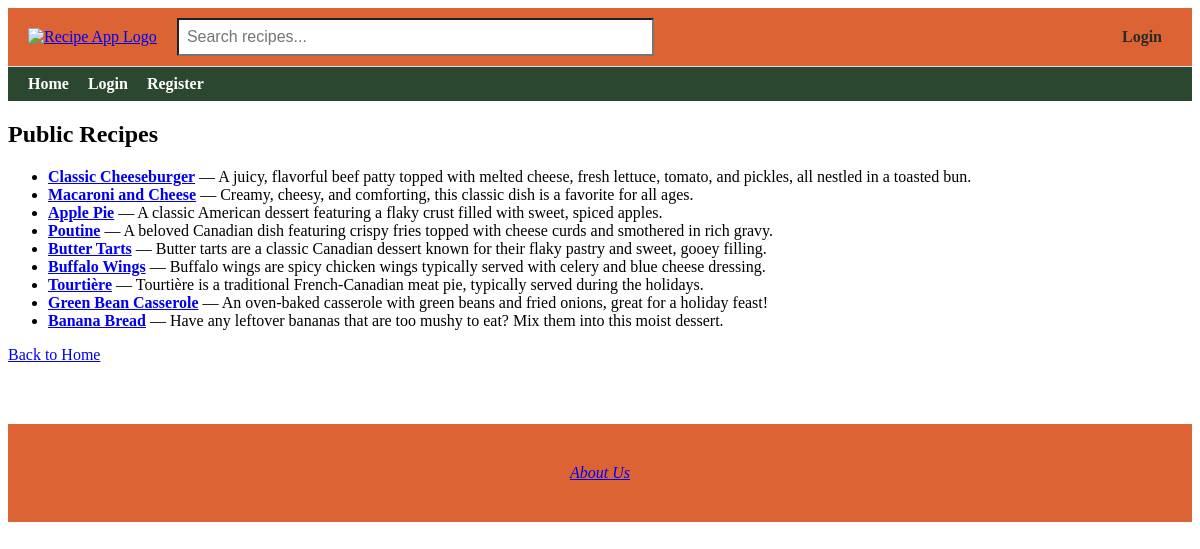
The app's page /visitor_recipes, older data.
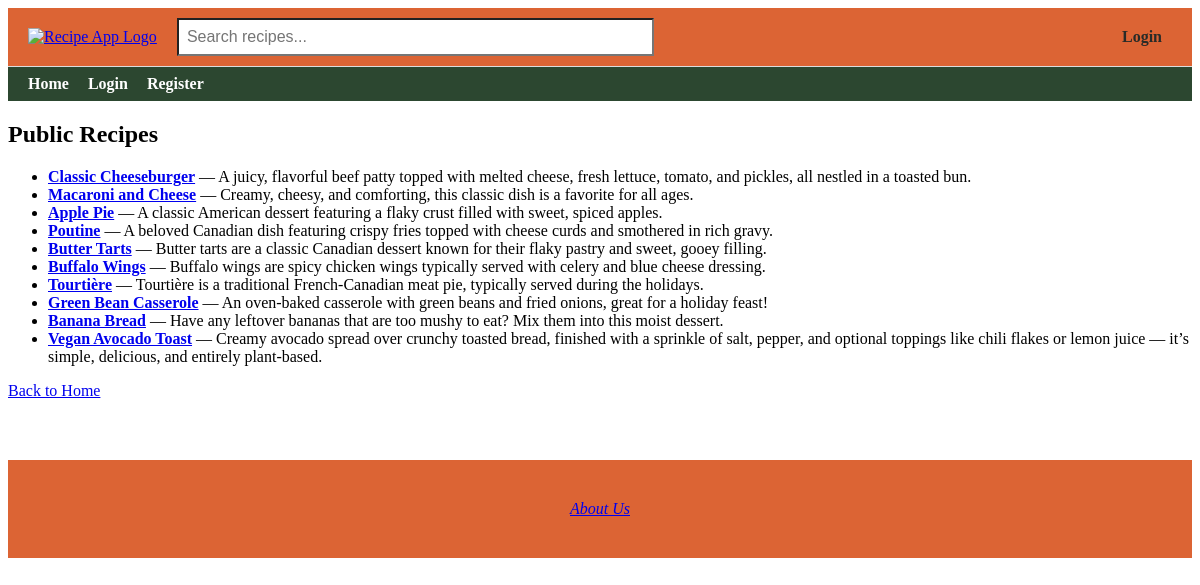
The same page, newer data.
### app/models.py (models this page shows, shortened)
class Recipe(db.Model):
    id = db.Column(db.Integer, primary_key=True)
    title = db.Column(db.String(100), nullable=False)
    description = db.Column(db.Text, nullable=False)
    ingredients = db.Column(db.Text, nullable=True)
    instructions = db.Column(db.Text, nullable=True)
    image_filename = db.Column(db.String(120), nullable=True)
    created = db.Column(db.DateTime, default=get_local_time)
    user_id = db.Column(db.Integer, db.ForeignKey('user.id'), nullable=False)
    rating_sum = db.Column(db.Integer, default=0)
    rating_count = db.Column(db.Integer, default=0)
    user = db.relationship('User', backref=db.backref('user_recipes', lazy=True), overlaps="author,recipes")
    comments = db.relationship('Comment', backref=db.backref('recipe', lazy=True)) #Relationship to comments (one-to-many)
    tags = db.relationship(
        'Tag',
        secondary=recipe_tags,
        backref=db.backref('recipes', lazy='dynamic'),
        lazy='dynamic'
    )

### app/routes.py (the view)
@app.route('/visitor_recipes')
def visitor_recipes():
    search_query = request.args.get('q', '')
    if search_query:
        recipes = Recipe.query.filter(
            or_(
                Recipe.title.ilike(f'%{search_query}%'),
                Recipe.ingredients.ilike(f'%{search_query}%')
            )
        ).all()
    else:
        recipes = Recipe.query.all()
    return render_template('visitor_recipes.html', recipes=recipes)

### app/routes.py (called while the page is built)
@app.context_processor
def inject_user():
    return dict(current_user=current_user)

### app/templates/visitor_recipes.html (shortened to what this page needs)
{% extends "base.html" %}
{% block content %}
<h2>Public Recipes</h2>
{% if recipes %}
    <ul>
        {% for recipe in recipes %}
            <li>
                <a href="{{ url_for('recipe_details', id=recipe.id) }}"><strong>{{ recipe.title }}</strong></a>
                    — {{ recipe.description }}
            </li>
        {% endfor %}
    </ul>
{% else %}
    <p>No recipes found matching your search.</p>
{% endif %}
<p><a href="{{ url_for('home') }}">Back to Home</a></p>
{% endblock %}

Row changes from the older to the newer data that the page shows:
added Recipe: title "Vegan Avocado Toast", description "Creamy avocado spread over crunchy toasted bread, finished with a sprinkle of salt, pepper, and optional toppings like chili flakes or lemon juice — it’s simple, delicious, and entirely plant-based."
